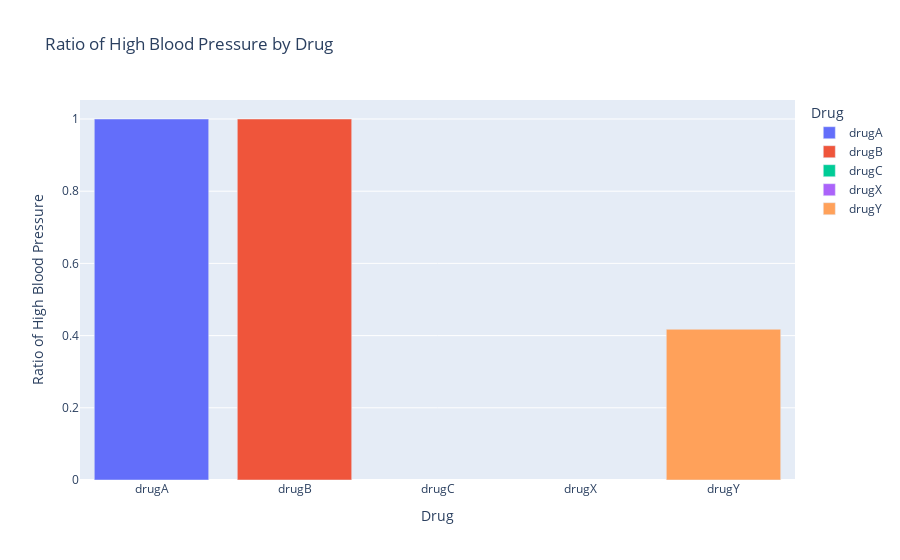

Source (notebook cell):
### Markdown cell above
### Ratio of High Blood Pressure

### Code cell
px.bar(data_frame=ratio_drug_highbp,
         x=ratio_drug_highbp.index,
         y=ratio_drug_highbp.values,
         title='Ratio of High Blood Pressure by Drug',
         labels={'x': 'Drug', 'y': 'Ratio of High Blood Pressure'},
         color=ratio_drug_highbp.index)

### Figure 1 — Plotly figure (JSON) as saved in the notebook; plotly's stock layout.template omitted (floating-point values rounded to 4 significant figures)
{"data": [{"hovertemplate": "Drug=%{x}<br>Ratio of High Blood Pressure=%{y}<extra></extra>", "legendgroup": "drugA", "marker": {"color": "#636efa", "pattern": {"shape": ""}}, "name": "drugA", "orientation": "v", "showlegend": true, "textposition": "auto", "type": "bar", "x": ["drugA"], "xaxis": "x", "y": [1.0], "yaxis": "y"}, {"hovertemplate": "Drug=%{x}<br>Ratio of High Blood Pressure=%{y}<extra></extra>", "legendgroup": "drugB", "marker": {"color": "#EF553B", "pattern": {"shape": ""}}, "name": "drugB", "orientation": "v", "showlegend": true, "textposition": "auto", "type": "bar", "x": ["drugB"], "xaxis": "x", "y": [1.0], "yaxis": "y"}, {"hovertemplate": "Drug=%{x}<br>Ratio of High Blood Pressure=%{y}<extra></extra>", "legendgroup": "drugC", "marker": {"color": "#00cc96", "pattern": {"shape": ""}}, "name": "drugC", "orientation": "v", "showlegend": true, "textposition": "auto", "type": "bar", "x": ["drugC"], "xaxis": "x", "y": [NaN], "yaxis": "y"}, {"hovertemplate": "Drug=%{x}<br>Ratio of High Blood Pressure=%{y}<extra></extra>", "legendgroup": "drugX", "marker": {"color": "#ab63fa", "pattern": {"shape": ""}}, "name": "drugX", "orientation": "v", "showlegend": true, "textposition": "auto", "type": "bar", "x": ["drugX"], "xaxis": "x", "y": [NaN], "yaxis": "y"}, {"hovertemplate": "Drug=%{x}<br>Ratio of High Blood Pressure=%{y}<extra></extra>", "legendgroup": "drugY", "marker": {"color": "#FFA15A", "pattern": {"shape": ""}}, "name": "drugY", "orientation": "v", "showlegend": true, "textposition": "auto", "type": "bar", "x": ["drugY"], "xaxis": "x", "y": [0.4176], "yaxis": "y"}], "layout": {"barmode": "relative", "legend": {"title": {"text": "Drug"}, "tracegroupgap": 0}, "title": {"text": "Ratio of High Blood Pressure by Drug"}, "xaxis": {"anchor": "y", "categoryarray": ["drugA", "drugB", "drugC", "drugX", "drugY"], "categoryorder": "array", "domain": [0, 1], "title": {"text": "Drug"}}, "yaxis": {"anchor": "x", "domain": [0, 1], "title": {"text": "Ratio of High Blood Pressure"}}}}
